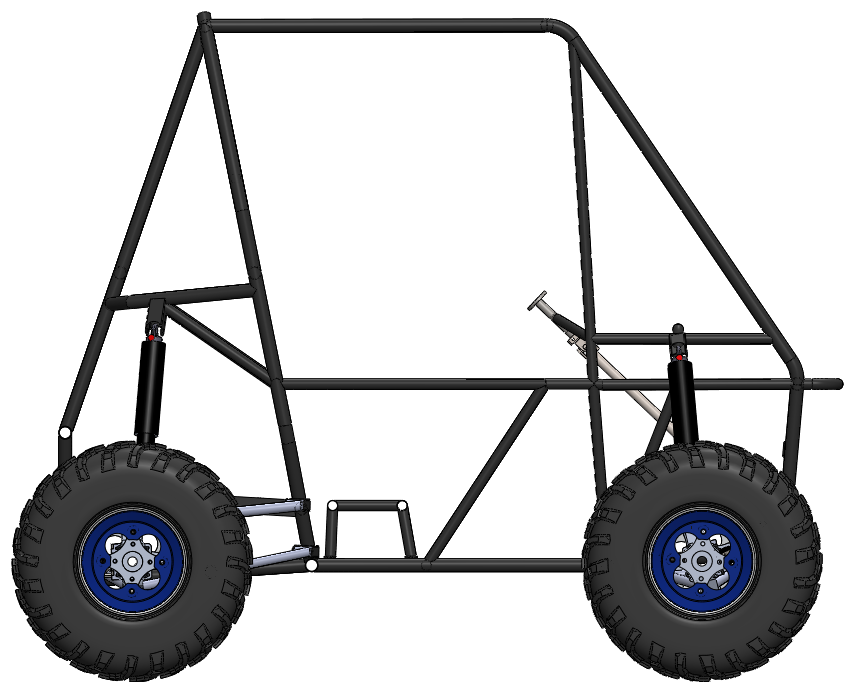
#> input picture J13.png, 847 x 682 px
$ python Ponto_de_reboque.py
#> lines starting #> are read from the running program, lines starting #| are printed output that depends on the picture
import numpy as np
import matplotlib.pyplot as plt
from matplotlib.colors import LogNorm
from scipy.interpolate import griddata
import cv2

#Importação e tratamento inicial da imagem do carro:
MainImage = cv2.imread("J13.png")
#> MainImage is the input picture: shape (682, 847, 3); mean B, G, R 201.6, 200.3, 199.9
Im_x_R = 132 #Coordenadas do centro da roda traseira [pixel]
Im_y_R = 561 #Coordenadas do centro da roda traseira [pixel]
EntreEixos_Pixel = 570 #Distancia eixos [pixel]
EntreEixos_mm = 1383.65 #Distancia entre eixos [mm]
K_Corr = int(EntreEixos_mm/EntreEixos_Pixel) #Coeficiente de correção [mm/pixel]


#definição de parametros relacionados ao projeto:
Cg_x = 500 #Coordenadas do centro de gravidade em relação ao centro da roda traseira [mm]
Cg_y = 250 #Coordenadas do centro de gravidade em relação ao centro da roda traseira [mm]
L = 1500 #Comprimento da corda [mm]
h = 200 #Altura do Cg da carga [mm]
R = 266 #Raio da roda [mm]
M = 235 #Massa do carro [Kg]
g = 9.8 #Aceleração da gravidade [m/s^2]
S = 1383.65 #Distancia entre eixos
T_Motor = 20 * 1000 #Torque maximo do motor [N.mm]
Red_Tor_Traseira = 4*9.5 #Redução da cvt e da caixa
Red_Tot_Dianteira = 4*9.5 #Redução da cvt, da caixa e do diferencial
Coef_Atrito_R = 0.6 #Coeficiente de atrito das rodas com a superficie
Coef_Atrito_L = 0.8 #Coeficiente de atrito da carga com a superficie


#Parametros relacionados à analise:
X_min = -300 #Limite inferior de analise em "x" [mm]
X_max = 300 #Limite superior de analise em "x" [mm]
Y_min = 0 #Limite inferior de analise em "y" [mm]
Y_max = 900 #Limite superior de analise em "y" [mm]
passo = 5


#Manipulações iniciais das imagens:
Alt_Main = MainImage.shape[0] #Altura da imagem do carro
#> Alt_Main = 682
Lrg_Main = MainImage.shape[1] #Largura da imagem do carro
#> Lrg_Main = 847
Alt_Canv = Alt_Main #Altura na nova imagem
#> Alt_Canv = 682
Lrg_Canv = Lrg_Main+int(L/K_Corr) #Largura da nova imagem
#> Lrg_Canv = 1597
MainCanvas = 255 * np.ones([Alt_Canv,Lrg_Canv,3], np.uint8)
MainCanvas[0:Alt_Main,int(L/K_Corr):Lrg_Main+int(L/K_Corr)] = MainImage
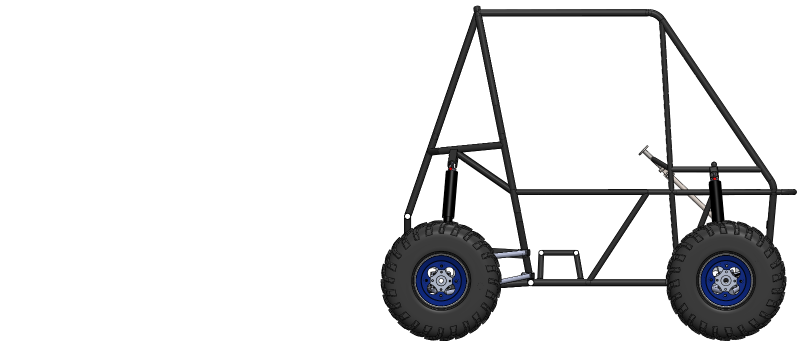
#> MainCanvas: shape (682, 1597, 3) (shown at 1/2 size); mean B, G, R 226.7, 226, 225.8


#desenhando marcações nos pontos chave:
#Coordenadas do centro da roda: (x,y) na nova imagem:
Roda_x_pix = Lrg_Canv - Lrg_Main + Im_x_R
#> Roda_x_pix = 882
Roda_y_pix = Alt_Canv - Alt_Main + Im_y_R
#> Roda_y_pix = 561
# MainCanvas = cv2.circle(MainCanvas, [Roda_x_pix,Roda_y_pix], radius=10, color=(255, 0, 255), thickness=-1) #As coordenadas para o circulo são (x,y) mesmo
# Coordenadas do C.G. do carro: (x,y) na nova imagem:
Cg_x_pix = Roda_x_pix + int(Cg_x/K_Corr)
#> Cg_x_pix = 1132
Cg_y_pix = Roda_y_pix - int(Cg_y/K_Corr)
#> Cg_y_pix = 436
# MainCanvas = cv2.circle(MainCanvas, [Cg_x_pix,Cg_y_pix], radius=10, color=(0, 255, 0), thickness=-1) #As coordenadas para o circulo são (x,y) mesmo
TemporaryCanvas = 255 * np.ones([Alt_Canv,Lrg_Canv,3], np.uint8)


#Criando as listas para armazenas os valores
List_Coord_x = []
List_Coord_y = []
List_Carga = []
List_F_Hor = []
List_Cor = []

List_F_Hor_4x4 = []

frame_number = 1
for x in range(X_min,X_max,passo):
    for y in range(Y_min,Y_max,passo):


        # #                M A N I P U L A C A O   D A   I M A G E M                #

        # #Resetando a imagem temporaria:
        # TemporaryCanvas[0:Alt_Canv , 0:Lrg_Canv] = MainCanvas

        # #Convertemos essas coordenadas para o pixel mais proximo:
        # y_pix = Roda_y_pix - int(y/K_Corr)
        # x_pix = Roda_x_pix - int(x/K_Corr)

        #Calculamos a posição do C.G. da carga em relação ao centro da roda.
        Load_Cg_y = h-R #[mm]
        Load_Cg_x = x - np.sqrt(L**2 - ((y-Load_Cg_y)**2)) #[mm]
        Load_Cg_y_pix = Roda_y_pix - int(Load_Cg_y/K_Corr) #[pixel]
        Load_Cg_x_pix = MainCanvas.shape[1]-MainImage.shape[1]+Im_x_R+int(Load_Cg_x/K_Corr) #[pixel]


        #                   A N A L I S E   D E   F O R C A S
        #Analise do angulo Theta pelo ponto de analise:
        Coord_Trq = np.array([0,0]) #ponto de aplicação dos torques
        Coord_xy = np.array([x,y]) #Ponto de analise
        Coord_Load_Cg = np.array([Load_Cg_x,Load_Cg_y]) #Vetor de coordenadas do C.G. da carga.
        Lin_Ft = Coord_xy -  Coord_Load_Cg  #Vetor que define a linha de ação da tensão da corda
        norm_Lin_Ft = np.linalg.norm(Lin_Ft)
        theta = np.arccos(np.dot(np.array([1,0]) , Lin_Ft/norm_Lin_Ft )) #Angulo entre o vetor e a horizontal.

        #Condição 1: Elevação da roda dianteira:
        F_Hor_Max_Elv = (M*g*Cg_x)/(y + np.tan(theta)*x + R) #[N]
        F_Ver_Max_Elv = np.tan(theta) * (M*g*Cg_x)/(y + np.tan(theta)*x + R) #[N]
        Carga_Max_Elv = (F_Hor_Max_Elv/Coef_Atrito_L + F_Ver_Max_Elv)/g #[Kg]
        #print(F_Ver_Max_Elv)
        #print(np.tan(theta))

        #Condicao 2: Escorregamento dos pneus (4x4):
        F_Hor_Max_4x4 = Coef_Atrito_R * (M*g)/(1 - Coef_Atrito_R*np.tan(theta))
        F_Ver_Max_4x4 = np.tan(theta) * Coef_Atrito_R * (M*g)/(1 - Coef_Atrito_R*np.tan(theta))
        Carga_Max_4x4 = (F_Hor_Max_4x4/Coef_Atrito_L + F_Ver_Max_4x4)/g #[Kg]

        #Condicao 2: Escorregamento dos pneus (4x2):
        F_Hor_Max_4x2 = (M*g) * (Cg_x-S)/(y+np.tan(theta)*x + R + np.tan(theta)*S - S/Coef_Atrito_R)
        F_Ver_Max_4x2 = np.tan(theta) * (M*g) * (Cg_x-S)/(y+np.tan(theta)*x + R + np.tan(theta)*S - S/Coef_Atrito_R)
        Carga_Max_4x2 = (F_Hor_Max_4x2/Coef_Atrito_L + F_Ver_Max_4x2)/g #[Kg]

        #Analise e comparação dos resultados de força horizontal máxima:

        Lista_Carga = [(Carga_Max_Elv) , (Carga_Max_4x4)]
        Lista_Carga_Sorted = sorted(Lista_Carga)
        # Lista_Condicoes = ["Elevacao da dianteira"  , "Escorregamento 4x4" , "Escorregamento 4x2"]
        # Lista_Condicoes_Sorted = [x for y, x in sorted(zip(Lista_Carga, Lista_Condicoes))] #Criterio de comparação CARGA

        Lista_F_Hor = [F_Hor_Max_Elv,F_Hor_Max_4x4]
        Lista_F_Hor_Sorted = sorted(Lista_F_Hor)
        Lista_Condicoes = ["Elevacao da dianteira"  , "Escorregamento 4x4" , "Escorregamento 4x2"]
        Lista_Condicoes_Sorted = [x for y, x in sorted(zip(Lista_F_Hor, Lista_Condicoes))] #Criterio de comparação FORCA HORIZONTAL


        #                A R M A Z E N A N D O   V A L O R E S                  #
        Cor_Carga_Max_Elv = [1,0,0]
        Cor_Carga_Max_4x4 = [0,1,0]
        Cor_Carga_Max_4x2 = [0,0,1]
        Lista_Cores = [Cor_Carga_Max_Elv,Cor_Carga_Max_4x4]
        Lista_Cores_Sorted = [x for y, x in sorted(zip(Lista_Carga, Lista_Cores))]

        Carga_max = Lista_Carga_Sorted[0]
        Forca_Hor_Max = Lista_F_Hor_Sorted[0]
        Cor_Max = Lista_Cores_Sorted[0]

        List_Coord_x.append(x)
        List_Coord_y.append(y)
        List_Carga.append(Carga_max)
        List_F_Hor.append(Forca_Hor_Max)
        List_Cor.append(Cor_Max)

        List_F_Hor_4x4.append(F_Hor_Max_4x4)


        # [37 lines of commented-out code are left out]
Background = cv2.cvtColor(MainCanvas, cv2.COLOR_BGR2RGB)  # Converte para RGB para exibir com Matplotlib

#Grafico da carga máxima
fig, ax = plt.subplots()
ax.imshow(Background, extent=[Roda_x_pix*K_Corr,(-1)*(Lrg_Canv-Roda_x_pix)*K_Corr,(-1)*(Alt_Canv-Roda_y_pix)*K_Corr,Roda_y_pix*K_Corr])
cax = plt.scatter(List_Coord_x,List_Coord_y,edgecolors='none',s=1,c=List_Carga,cmap="inferno")
cbar = fig.colorbar(cax, ax=ax, orientation='vertical')
cbar.set_label("Carga Maxima [Kg]")
ax.set_xlim(Roda_x_pix*K_Corr,(-1)*(Lrg_Canv-Roda_x_pix)*K_Corr)
ax.set_ylim((-1)*(Alt_Canv-Roda_y_pix)*K_Corr,Roda_y_pix*K_Corr)
fig.savefig("Carga_Maxima_L="+ str(L) +"_h="+ str(h) +".png" , dpi=300)
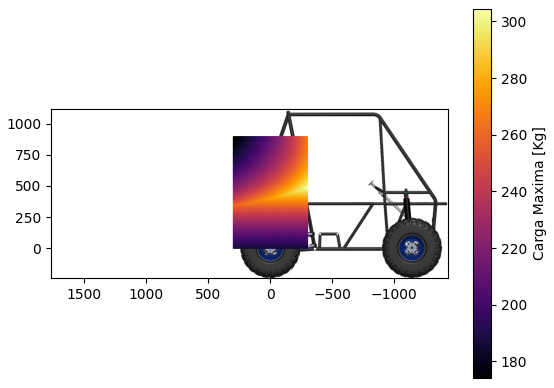
#> figure drawn by matplotlib, 2 panels
#Grafico da força horizontal máxima
fig, bx = plt.subplots()
bx.imshow(Background, extent=[Roda_x_pix*K_Corr,(-1)*(Lrg_Canv-Roda_x_pix)*K_Corr,(-1)*(Alt_Canv-Roda_y_pix)*K_Corr,Roda_y_pix*K_Corr])
cbx = plt.scatter(List_Coord_x,List_Coord_y,edgecolors='none',s=1,c=List_F_Hor,cmap="inferno")
cbar = fig.colorbar(cbx,ax=bx, orientation='vertical')
cbar.set_label("Força horizonal máxima [N]")
bx.set_xlim(Roda_x_pix*K_Corr,(-1)*(Lrg_Canv-Roda_x_pix)*K_Corr)
bx.set_ylim((-1)*(Alt_Canv-Roda_y_pix)*K_Corr,Roda_y_pix*K_Corr)
fig.savefig("For_Horizontal_L="+ str(L) +"_h="+ str(h) +".png", dpi=300)
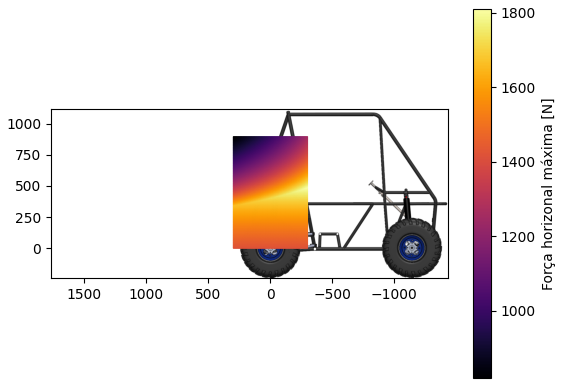
#> figure drawn by matplotlib, 2 panels
#Grafico da condição de falha
fig, cx = plt.subplots()
cx.imshow(Background, extent=[Roda_x_pix*K_Corr,(-1)*(Lrg_Canv-Roda_x_pix)*K_Corr,(-1)*(Alt_Canv-Roda_y_pix)*K_Corr,Roda_y_pix*K_Corr])
ccx = plt.scatter(List_Coord_x,List_Coord_y,edgecolors='none',s=1,c=List_Cor,cmap="inferno")
cbar = fig.colorbar(ccx,ax=cx, orientation='vertical')
cbar.set_label("Carga Maxima [Kg]")
cx.set_xlim(Roda_x_pix*K_Corr,(-1)*(Lrg_Canv-Roda_x_pix)*K_Corr)
cx.set_ylim((-1)*(Alt_Canv-Roda_y_pix)*K_Corr,Roda_y_pix*K_Corr)
fig.savefig("Cor_Max_L="+ str(L) +"_h="+ str(h) +".png", dpi=300)
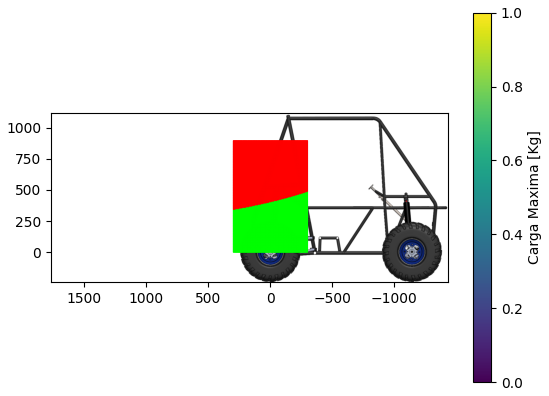
#> figure drawn by matplotlib, 2 panels
#Grafico da condição de falha 4x4 especificamente
fig, dx = plt.subplots()
dx.imshow(Background, extent=[Roda_x_pix*K_Corr,(-1)*(Lrg_Canv-Roda_x_pix)*K_Corr,(-1)*(Alt_Canv-Roda_y_pix)*K_Corr,Roda_y_pix*K_Corr])
cdx = plt.scatter(List_Coord_x,List_Coord_y,edgecolors='none',s=1,c=List_F_Hor_4x4 ,cmap="inferno")
cbar = fig.colorbar(cdx,ax=dx, orientation='vertical')
cbar.set_label("Força horizontal máxima 4x4 [N]")
dx.set_xlim(Roda_x_pix*K_Corr,(-1)*(Lrg_Canv-Roda_x_pix)*K_Corr)
dx.set_ylim((-1)*(Alt_Canv-Roda_y_pix)*K_Corr,Roda_y_pix*K_Corr)
fig.savefig("F_Hor_Max_4x4_L="+ str(L) +"_h="+ str(h) +".png", dpi=300)
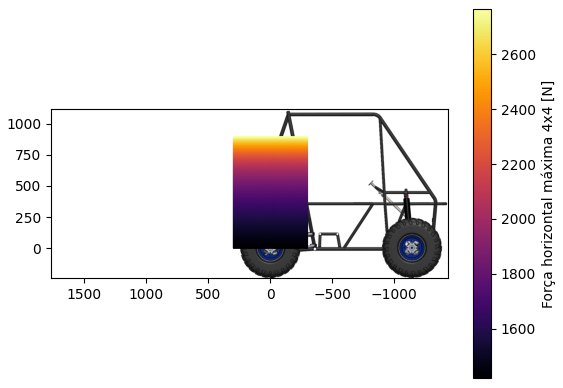
#> figure drawn by matplotlib, 2 panels
plt.show()
